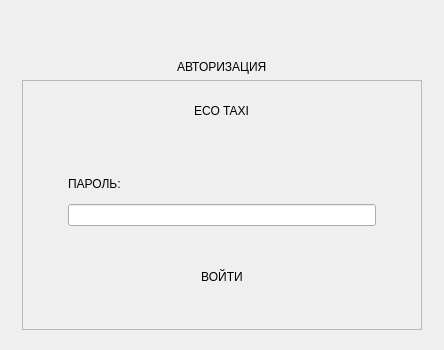
<?xml version="1.0" encoding="UTF-8"?>
<ui version="4.0">
 <class>login</class>
 <widget class="QWidget" name="login">
  <property name="geometry">
   <rect>
    <x>0</x>
    <y>0</y>
    <width>444</width>
    <height>350</height>
   </rect>
  </property>
  <property name="minimumSize">
   <size>
    <width>444</width>
    <height>350</height>
   </size>
  </property>
  <property name="maximumSize">
   <size>
    <width>444</width>
    <height>350</height>
   </size>
  </property>
  <property name="windowTitle">
   <string>Авторизация | ECO TAXI</string>
  </property>
  <layout class="QGridLayout" name="gridLayout_2">
   <item row="0" column="1">
    <widget class="QFrame" name="verticalFrame">
     <layout class="QVBoxLayout" name="verticalLayout_2">
      <item alignment="Qt::AlignHCenter|Qt::AlignBottom">
       <widget class="QLabel" name="Header">
        <property name="minimumSize">
         <size>
          <width>50</width>
          <height>0</height>
         </size>
        </property>
        <property name="styleSheet">
         <string notr="true"/>
        </property>
        <property name="text">
         <string>АВТОРИЗАЦИЯ</string>
        </property>
       </widget>
      </item>
      <item alignment="Qt::AlignHCenter|Qt::AlignVCenter">
       <widget class="QFrame" name="greenBack">
        <property name="minimumSize">
         <size>
          <width>400</width>
          <height>250</height>
         </size>
        </property>
        <property name="maximumSize">
         <size>
          <width>400</width>
          <height>250</height>
         </size>
        </property>
        <property name="styleSheet">
         <string notr="true"/>
        </property>
        <property name="frameShape">
         <enum>QFrame::StyledPanel</enum>
        </property>
        <property name="frameShadow">
         <enum>QFrame::Raised</enum>
        </property>
        <layout class="QGridLayout" name="gridLayout">
         <property name="leftMargin">
          <number>15</number>
         </property>
         <property name="topMargin">
          <number>0</number>
         </property>
         <property name="rightMargin">
          <number>15</number>
         </property>
         <property name="bottomMargin">
          <number>20</number>
         </property>
         <item row="0" column="0">
          <layout class="QVBoxLayout" name="verticalLayout">
           <property name="spacing">
            <number>20</number>
           </property>
           <property name="leftMargin">
            <number>30</number>
           </property>
           <property name="rightMargin">
            <number>30</number>
           </property>
           <item alignment="Qt::AlignHCenter|Qt::AlignTop">
            <widget class="QLabel" name="EcoTaxiWhite">
             <property name="minimumSize">
              <size>
               <width>50</width>
               <height>60</height>
              </size>
             </property>
             <property name="autoFillBackground">
              <bool>false</bool>
             </property>
             <property name="text">
              <string>&lt;html&gt;&lt;head/&gt;&lt;body&gt;&lt;p align=&quot;center&quot;&gt;ECO TAXI&lt;/span&gt;&lt;/p&gt;&lt;/body&gt;&lt;/html&gt;</string>
             </property>
            </widget>
           </item>
           <item>
            <layout class="QVBoxLayout" name="verticalLayout_3">
             <property name="spacing">
              <number>0</number>
             </property>
             <item>
              <widget class="QLabel" name="password">
               <property name="sizePolicy">
                <sizepolicy hsizetype="Preferred" vsizetype="Preferred">
                 <horstretch>0</horstretch>
                 <verstretch>0</verstretch>
                </sizepolicy>
               </property>
               <property name="text">
                <string>ПАРОЛЬ:</string>
               </property>
              </widget>
             </item>
             <item>
              <widget class="QLineEdit" name="passwordEdit">
               <property name="minimumSize">
                <size>
                 <width>300</width>
                 <height>0</height>
                </size>
               </property>
               <property name="echoMode">
                <enum>QLineEdit::Password</enum>
               </property>
              </widget>
             </item>
            </layout>
           </item>
           <item alignment="Qt::AlignHCenter|Qt::AlignVCenter">
            <widget class="QPushButton" name="loginButton">
             <property name="minimumSize">
              <size>
               <width>200</width>
               <height>52</height>
              </size>
             </property>
             <property name="text">
              <string>ВОЙТИ</string>
             </property>
             <property name="flat">
              <bool>true</bool>
             </property>
            </widget>
           </item>
          </layout>
         </item>
        </layout>
       </widget>
      </item>
     </layout>
    </widget>
   </item>
  </layout>
 </widget>
 <tabstops>
  <tabstop>loginButton</tabstop>
 </tabstops>
 <resources/>
 <connections/>
</ui>
